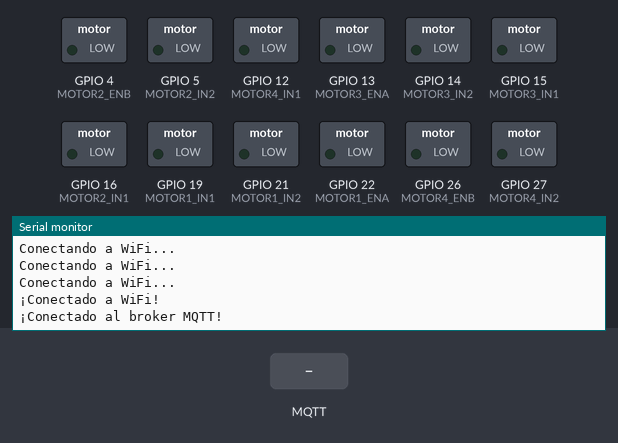
Simulated run of this sketch. Board: ESP32. Shown: switched loads named in the sketch (green lamp = pin HIGH), the last lines printed to the serial monitor. Inputs (shaded band) come from the test bench. WiFi joins after 1.5 s; servers stay silent unless stated; no MQTT or app messages arrive unless stated.

Above: at 2.7 s.
2.8 s: MQTT message "FORWARD" arrives on the second subscribed topic
At 3.6 s:
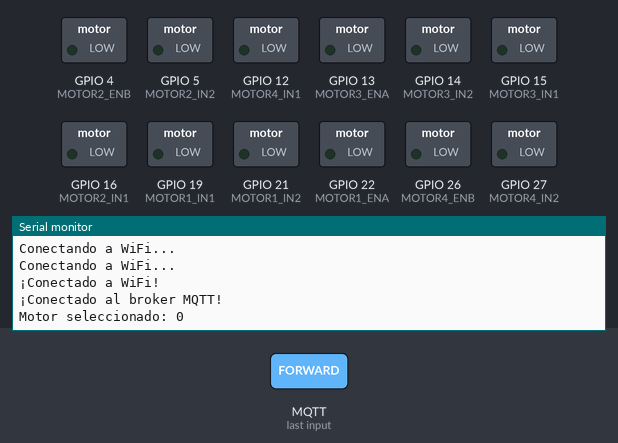
4.3 s: MQTT message "FORWARD" arrives on the first subscribed topic
At 4.8 s:
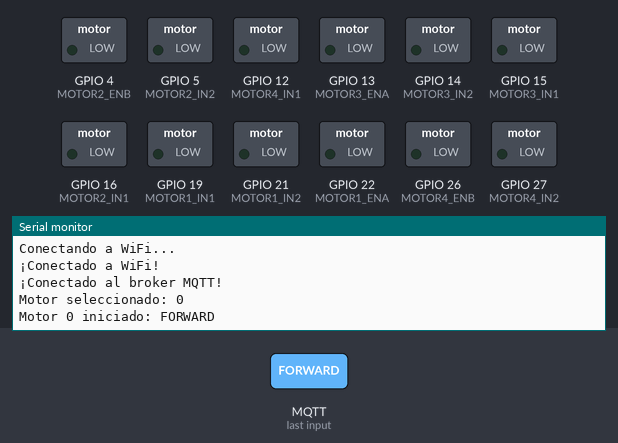
5.8 s: MQTT message "BACKWARD" arrives on the first subscribed topic
At 7.1 s:
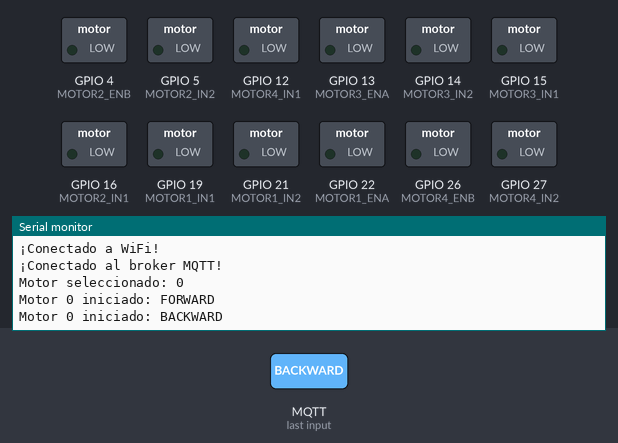

The sketch:

motors_final_mqtt.ino
```cpp
#include <WiFi.h>
#include <PubSubClient.h>

// Configuración de WiFi y MQTT
const char* ssid = "ETNetwork";               // Nombre de la red WiFi
const char* password = "etmanager";           // Contraseña de la red WiFi
const char* mqtt_broker = "broker.emqx.io";   // Dirección del broker MQTT
const int mqtt_port = 1883;                   // Puerto MQTT
const char* mqtt_username = "emqx";           // Usuario MQTT
const char* mqtt_password = "public";         // Contraseña MQTT

// Tópicos MQTT
const char* topicControl = "motor/control";   // Tópico para controlar los motores
const char* topicSelect = "motor/select";     // Tópico para seleccionar el motor

// Pines de control de los motores (ejemplo para 4 motores)
#define MOTOR1_IN1 19
#define MOTOR1_IN2 21
#define MOTOR1_ENA 22

#define MOTOR2_IN1 16
#define MOTOR2_IN2 5
#define MOTOR2_ENB 4

#define MOTOR3_IN1 15
#define MOTOR3_IN2 14
#define MOTOR3_ENA 13

#define MOTOR4_IN1 12
#define MOTOR4_IN2 27
#define MOTOR4_ENB 26

WiFiClient espClient;
PubSubClient client(espClient);

unsigned long startTime = 0; // Para registrar el tiempo de inicio del motor
int selectedMotor = 1;       // Motor seleccionado por defecto

void setup() {
    Serial.begin(115200); // Inicializa la comunicación serial

    // Inicializa los pines como salida
    pinMode(MOTOR1_IN1, OUTPUT);
    pinMode(MOTOR1_IN2, OUTPUT);
    pinMode(MOTOR1_ENA, OUTPUT);

    pinMode(MOTOR2_IN1, OUTPUT);
    pinMode(MOTOR2_IN2, OUTPUT);
    pinMode(MOTOR2_ENB, OUTPUT);

    pinMode(MOTOR3_IN1, OUTPUT);
    pinMode(MOTOR3_IN2, OUTPUT);
    pinMode(MOTOR3_ENA, OUTPUT);

    pinMode(MOTOR4_IN1, OUTPUT);
    pinMode(MOTOR4_IN2, OUTPUT);
    pinMode(MOTOR4_ENB, OUTPUT);

    // Conexión a la red WiFi
    WiFi.begin(ssid, password);
    while (WiFi.status() != WL_CONNECTED) {
        delay(500);
        Serial.println("Conectando a WiFi...");
    }
    Serial.println("¡Conectado a WiFi!");

    // Conexión al broker MQTT
    client.setServer(mqtt_broker, mqtt_port);
    client.setCallback(callback); // Establece la función de callback para mensajes recibidos

    while (!client.connected()) {
        String client_id = "esp32-client-" + String(WiFi.macAddress()); // ID único del cliente
        if (client.connect(client_id.c_str(), mqtt_username, mqtt_password)) {
            Serial.println("¡Conectado al broker MQTT!");
        } else {
            Serial.print("Fallo al conectar con MQTT, reintentando en 5s. Estado: ");
            Serial.println(client.state());
            delay(5000);
        }
    }

    // Suscripción a los tópicos
    client.subscribe(topicControl);
    client.subscribe(topicSelect);
}

void loop() {
    client.loop(); // Mantiene activa la conexión con el broker MQTT
}

// Función callback que se ejecuta al recibir un mensaje MQTT
void callback(char* topic, byte* payload, unsigned int length) {
    String message;
    for (int i = 0; i < length; i++) {
        message += (char)payload[i];
    }

    // Si el mensaje es para seleccionar el motor
    if (String(topic) == topicSelect) {
        selectedMotor = message.toInt(); // Actualiza el motor seleccionado
        Serial.print("Motor seleccionado: ");
        Serial.println(selectedMotor);

    // Si el mensaje es para controlar el motor
    } else if (String(topic) == topicControl) {
        int motorNumber = message.substring(0, message.indexOf(':')).toInt(); // Obtiene el número de motor
        String command = message.substring(message.indexOf(':') + 1);         // Obtiene el comando (FORWARD, BACKWARD, STOP)

        // Solo se ejecuta si el motor es el seleccionado actualmente
        if (motorNumber == selectedMotor) {
            if (command == "FORWARD") {
                startMotor(motorNumber, true); // Inicia el motor hacia adelante
                startTime = millis();         // Registra el tiempo de inicio
                Serial.print("Motor ");
                Serial.print(motorNumber);
                Serial.println(" iniciado: FORWARD");

            } else if (command == "BACKWARD") {
                startMotor(motorNumber, false); // Inicia el motor hacia atrás
                startTime = millis();           // Registra el tiempo de inicio
                Serial.print("Motor ");
                Serial.print(motorNumber);
                Serial.println(" iniciado: BACKWARD");

            } else if (command == "STOP") {
                stopMotor(motorNumber);                         // Detiene el motor
                unsigned long duration = (millis() - startTime) / 1000; // Calcula duración en segundos
                Serial.print("Motor ");
                Serial.print(motorNumber);
                Serial.print(" detenido. Duración: ");
                Serial.print(duration);
                Serial.println(" segundos");
            }
        }
    }
}

// Función para iniciar un motor en una dirección específica
void startMotor(int motorNumber, bool isForward) {
    int in1, in2, en;

    // Asigna los pines correspondientes al motor
    switch (motorNumber) {
        case 1: in1 = MOTOR1_IN1; in2 = MOTOR1_IN2; en = MOTOR1_ENA; break;
        case 2: in1 = MOTOR2_IN1; in2 = MOTOR2_IN2; en = MOTOR2_ENB; break;
        case 3: in1 = MOTOR3_IN1; in2 = MOTOR3_IN2; en = MOTOR3_ENA; break;
        case 4: in1 = MOTOR4_IN1; in2 = MOTOR4_IN2; en = MOTOR4_ENB; break;
        default: return; // Motor inválido
    }

    // Establece la dirección del motor
    digitalWrite(in1, isForward ? HIGH : LOW);
    digitalWrite(in2, isForward ? LOW : HIGH);
    analogWrite(en, 255); // Activa el motor a velocidad máxima
}

// Función para detener un motor
void stopMotor(int motorNumber) {
    int in1, in2, en;

    // Asigna los pines correspondientes al motor
    switch (motorNumber) {
        case 1: in1 = MOTOR1_IN1; in2 = MOTOR1_IN2; en = MOTOR1_ENA; break;
        case 2: in1 = MOTOR2_IN1; in2 = MOTOR2_IN2; en = MOTOR2_ENB; break;
        case 3: in1 = MOTOR3_IN1; in2 = MOTOR3_IN2; en = MOTOR3_ENA; break;
        case 4: in1 = MOTOR4_IN1; in2 = MOTOR4_IN2; en = MOTOR4_ENB; break;
        default: return; // Motor inválido
    }

    // Apaga el motor
    digitalWrite(in1, LOW);
    digitalWrite(in2, LOW);
    analogWrite(en, 0); // Desactiva el motor
}
```

Measured:
- after the input at 2.8 s, the serial monitor: prints a new line at once (image 1)
- after the input at 4.3 s, the serial monitor: prints a new line at once (image 2)
- after the input at 5.8 s, the serial monitor: prints a new line at once (image 3)
